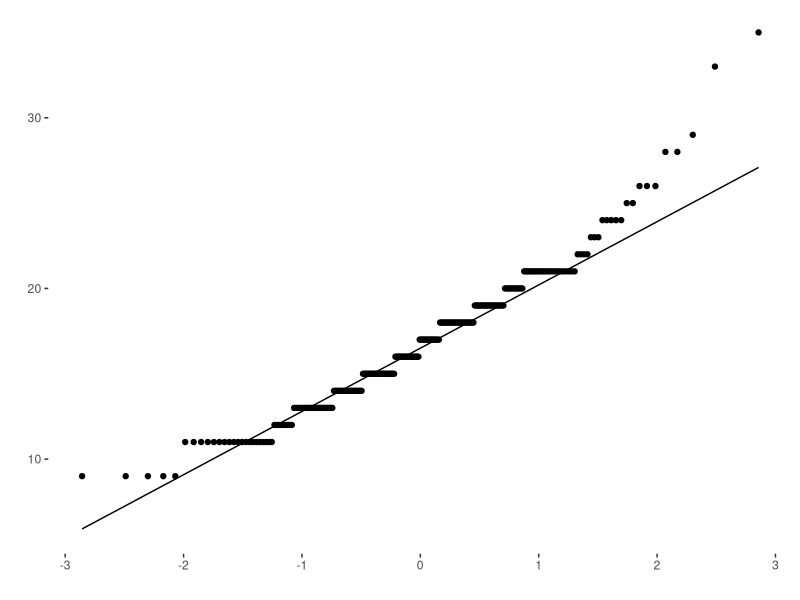
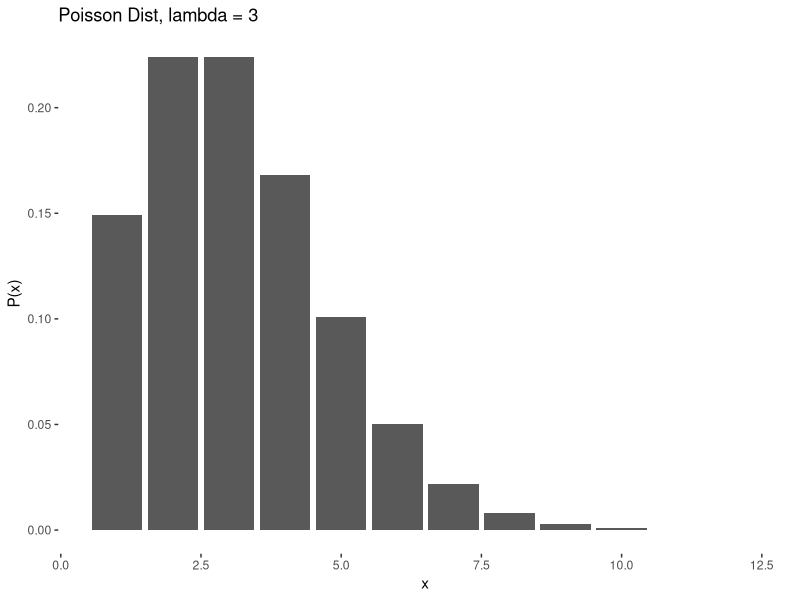
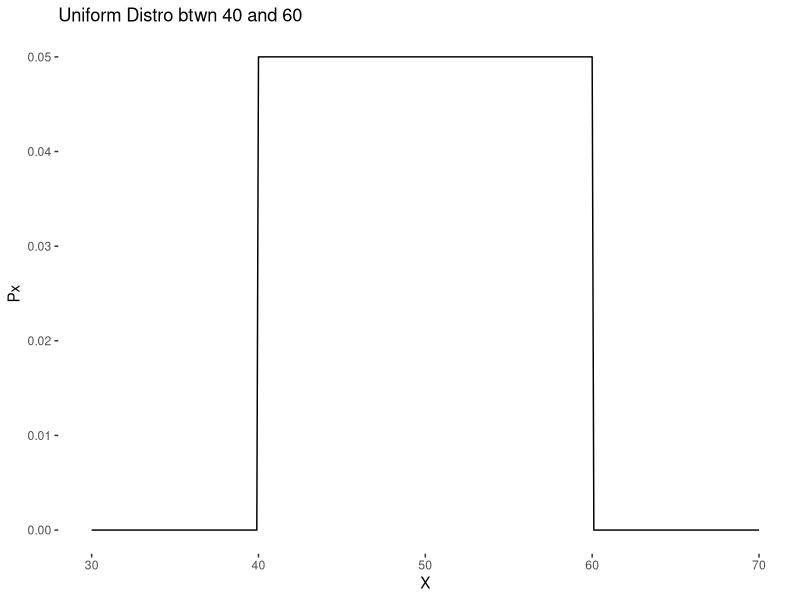

Reproduce these figures in R, in order.
## ---- chunk 1
###########################################################################
################# DON'T DELETE THIS PART!!!!!##############################
###########################################################################
                                                                          #
knitr::opts_chunk$set(echo = TRUE, message = FALSE, warning = FALSE)      #
                                                                          #
library(tidyverse)           #The tidyverse has all of our data tools     #
library(ggthemes)            #ggthemes makes our graphs look nicer        #
                                                                          # 
theme_set(                                #this sets the theme for all    #
  theme_tufte() +                         #plots that we make             #
  theme(text=element_text(family="sans"))                                 #
  )                                                                       #
                                                                          #
                                                                          #
                                                                          #
### Below is where you read and store your data.                          #
                                                                          #
youShouldRenameThis <- read_csv("death penalty data.csv")
                                                                          #
                                                                          #
                                                                          #
############# ^ ################################# ^ #######################
############# | ## DON'T DELETE THIS PART!!!!!### | #######################
############# | ################################# | #######################
## ---- chunk 2

qplot(data=mpg, sample=cty, geom="qq")+geom_qq_line()

## ---- chunk 3
qplot(1:12, dpois(1:12, 3), geom="col", xlab = "x", ylab = "P(x)", main="Poisson Dist, lambda = 3")
## ---- chunk 4
X = seq(30, 70, .1)            # make a sequence of x vals for the distro
Px = dunif(X, 40, 60)          # get the value of the pdf at those points

qplot(X, Px, geom="line", main = "Uniform Distro btwn 40 and 60")
